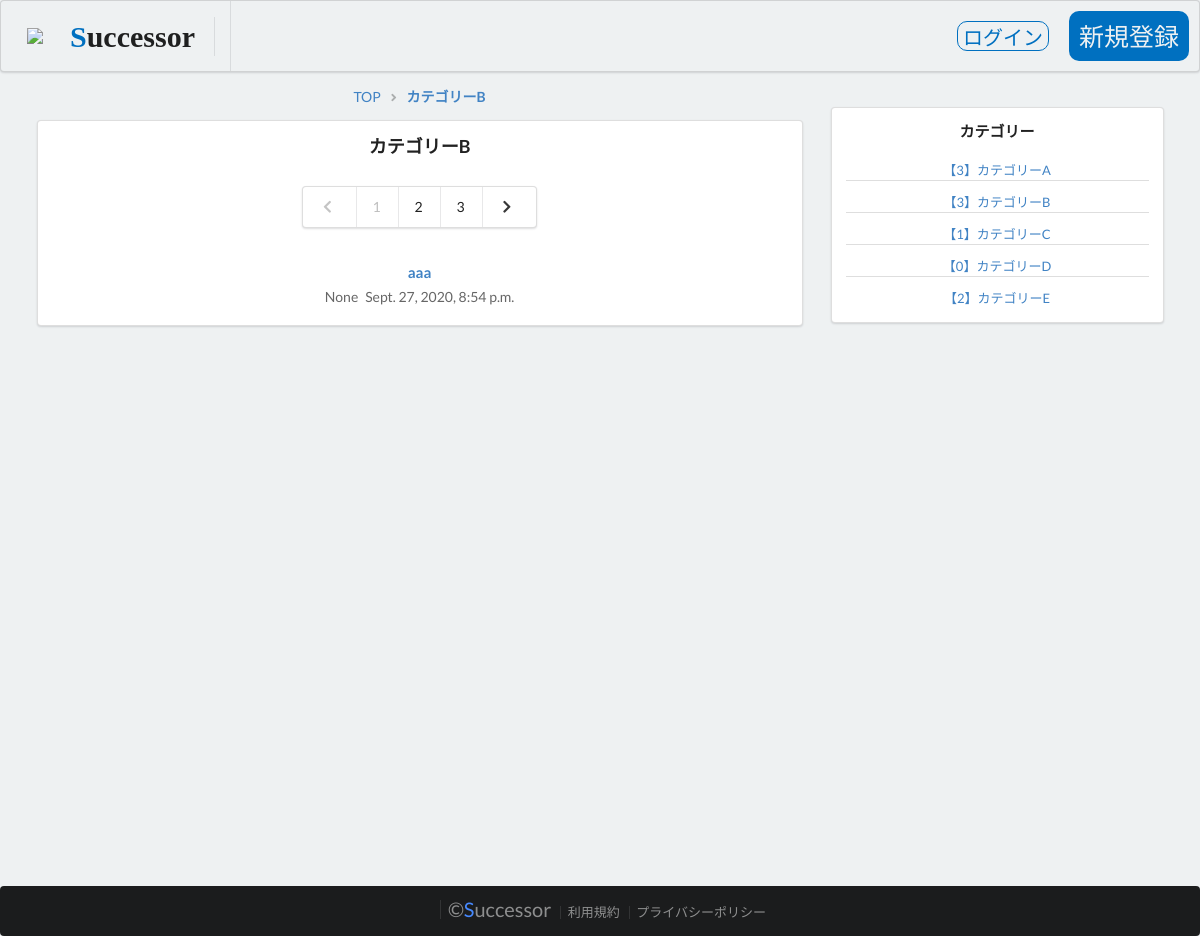
Screenshot of /thread/category/category_b/ with the database file from the repository.
### thread/models.py (models this page shows, shortened)
class Category(models.Model):
    name = models.CharField(
        'カテゴリー名',
        max_length=50,
    )
    url_code = models.CharField(
        'URLコード',
        max_length=50,
        null=True,
        blank=False,
        unique=True,
    )
    sort=models.IntegerField(
        verbose_name='ソート',
        default=0,
    )
    objects = CategoryManager

class Topic(models.Model):
    user = models.ForeignKey(
        User,
        on_delete=models.SET_NULL,
        null=True,
        blank=True,
    )
    email = models.EmailField(
        verbose_name='メールアドレス',
        null=True,
        blank=True,
    )
    user_name = models.CharField(
        'お名前',
        max_length=30,
        null=True,
        blank=False,
    )
    title = models.CharField(
        'タイトル',
        max_length=255,
        null = False,
        blank = False,
    )
    message = models.TextField(
        verbose_name='本文',
        null=True,
        blank=False,
    )
    category = models.ForeignKey(
        Category,
        verbose_name='カテゴリー',
        on_delete=models.PROTECT,
        null=True,
        blank=False,
    )
    created = models.DateTimeField(
        auto_now_add=True,
    )
    modified = models.DateTimeField(
        auto_now=True,
    )
    objects = TopicManager()

### thread/views.py (the view)
# urls.py: path('category/<str:url_code>/', views.CategoryView.as_view(), name='category'),
class CategoryView(ListView):
    template_name = 'thread/category.html'
    context_object_name = 'topic_list'
    paginate_by = 1 # 1ページに表示するオブジェクト数 サンプルのため1にしています。
    page_kwarg = 'p' # GETでページ数を受けるパラメータ名。指定しないと'page'がデフォルト
    def get_queryset(self):
        return Topic.objects.filter(category__url_code = self.kwargs['url_code'])
    def get_context_data(self, **kwargs):
        ctx = super().get_context_data(**kwargs)
        ctx['category'] = get_object_or_404(Category, url_code=self.kwargs['url_code'])
        return ctx

### thread/templatetags/threadtags.py (called while the page is built)
@register.inclusion_tag('thread/tags/category_tag.html')
def categorytag():
    ctx = {}
    ctx['category_list'] = Category.objects.annotate(
            count=Count('topic')).order_by('sort')
    return ctx

### templates/thread/category.html (shortened to what this page needs)
{% extends 'base/base.html' %}
{% block content %}
<div class="ui grid stackable">
    <div class="eleven wide column">
        <div class="ui breadcrumb">
          <a class="section"><a href="{% url 'base:top' %}">TOP</a></a>
          <i class="right angle icon divider"></i>
            <a class="active section">{{category.name}}</a>
        </div>
        <div class="ui segment">
            <div class="content">
              <div class="header"><h3>{{category.name}}</h3></div>
              {% include 'base/pagination.html' %}
                <div class="ui divided items">
                    {% if topic_list %}
                    {% for topic in topic_list %}
                    <div class="item">
                        <div class="content">
                          <div class="header">
                                <a href="{% url 'thread:topic' pk=topic.id %}"><h4>{{topic.title}}</h4></a>
                            </div>
                            <div class="meta">
                                <span class="name">{{topic.user_name}}</span>
                                <span class="date">{{topic.created}}</span>
                            </div>
                        </div>
                    </div>
                    {% endfor %}
                    {% else %}
                    <div class="ui warning message">トピックが存在しません</div>
                    {% endif %}
                </div>
            </div>
        </div>
    </div>
    {% include 'base/sidebar.html' %}
</div>
{% endblock %}

### templates/base/base.html (shortened to what this page needs)
{% load static %}
<!DOCTYPE html>
<head>
    <link rel="stylesheet" href="{% static 'css/semantic.css' %}">
    <link rel="stylesheet" href="{% static 'css/style.css' %}">
    <link href=“https://use.fontawesome.com/releases/v5.6.1/css/all.css” rel=“stylesheet”>
</head>
<body>
    <div class="ui stackable menu" style="background-color:#EEF1F2;" >
      <div class="header item">
          <a href="{% url 'base:top' %}" class="item" style="padding: 0px 10px;">
            <img src="media/images/LOGO.pdf">
            <b class="successor">
                <span style="margin-right:10px"><span style="color:#0070C0;padding-left:8px;">S</span>uccessor</span>
            </b>
          </a>
      </div>
      <div class="right menu">
          {% if user.is_authenticated %}
          <a class="item" href="{% url 'accounts:profile' %}">ユーザー情報</a>
          <a class="item" href="{% url 'accounts:logout' %}">ログアウト</a>
          {% else %}
          <a class="login" href="{% url 'accounts:login' %}" >ログイン</a>
          <a class="signup" href="{% url 'accounts:create' %}" >新規登録</a>
          {% endif %}
      </div>
    </div>
    <div class="ui container" style="min-height:100vh;">
        {% block content %}
        {% endblock %}
    </div>
    <div class="ui inverted stackable footer segment">
        <div class="ui container center aligned">
          <div class="ui horizontal inverted small divided link list">
            <a href="{% url 'base:top' %}" class="item">
              <a class="item"><span style="font-size:15pt">©</span><span style="font-size:15pt;color:#4689FF">S</span><span style="font-size:15pt">uccessor</span></a>
            </a>
            <a href="{% url 'base:terms' %}" class="item">利用規約</a>
            <a href="{% url 'base:policy' %}" class="item">プライバシーポリシー</a>
            </div>
        </div>
    </div>
</body>

### templates/base/pagination.html
{% if is_paginated %}
<div class="ui basic segment center aligned">
    <div class="ui pagination menu">
    {% if page_obj.has_previous %}
        <a class="item" href="?p={{page_obj.previous_page_number}}"><i class="chevron left icon"></i></a>
    {% else %}
        <a class="disabled item"><i class="chevron left icon"></i></a>
    {% endif %}
    {% for link_page in page_obj.paginator.page_range %}
        {% if link_page == page_obj.number %}
            <a class="disabled item">{{link_page}}</a>
        {% else %}
            <a class="item" href="?p={{link_page}}">{{link_page}}</a>
        {% endif %}
    {% endfor %}
    {% if page_obj.has_next %}
        <a class="item" href="?p={{page_obj.next_page_number}}"><i class="chevron right icon"></i></a>
    {% else %}
        <a class="disabled item"><i class="chevron right icon"></i></a>
    {% endif %}
    </div>
</div>
{% endif %}

### templates/base/sidebar.html (shortened to what this page needs)
{% load threadtags %}
<div class="five wide column">
    <div class="ui segment">
        <div class="content">
            <div class="header"><h4>カテゴリー</h4></div>
            {% categorytag %}
        </div>
    </div>
</div>

### templates/thread/tags/category_tag.html
<div class="ui relaxed list small divided link">
    {% for category in category_list %}
    <a class="item"><a href="/thread/category/{{ category.url_code }}">【{{category.count}}】{{category.name}}</a>
    {% endfor %}
</div>

### static/css/style.css (style rules this page uses)
.successor { font-size: 30px; font-family: 'BookBookman Old Style'; }
.login { display: inline-block; font-size: 20px; padding: 5px; height: 30px; margin: 20px 10px 20px 10px; color: #0070C0; border: thin solid #0070C0; border-radius: 10px; }
.signup { display: inline-block; font-size: 25px; color: #EEF1F2; background-color: #0070C0; border-radius: 10px; margin: 10px; padding: 15px 10px 0px 10px; }
body { text-align: center; }
div { margin: 0; padding: 0; }

### rows the page displays
Category: name "カテゴリーB", count "3"
Topic: title "aaa", user_name "None", created "Sept. 27, 2020, 8:54 p.m."
Category: count "3", name "カテゴリーA"
Category: count "1", name "カテゴリーC"
Category: count "0", name "カテゴリーD"
Category: count "2", name "カテゴリーE"

### other values shown
{{ link_page }} "1"
{{ link_page }} "2" "3"
